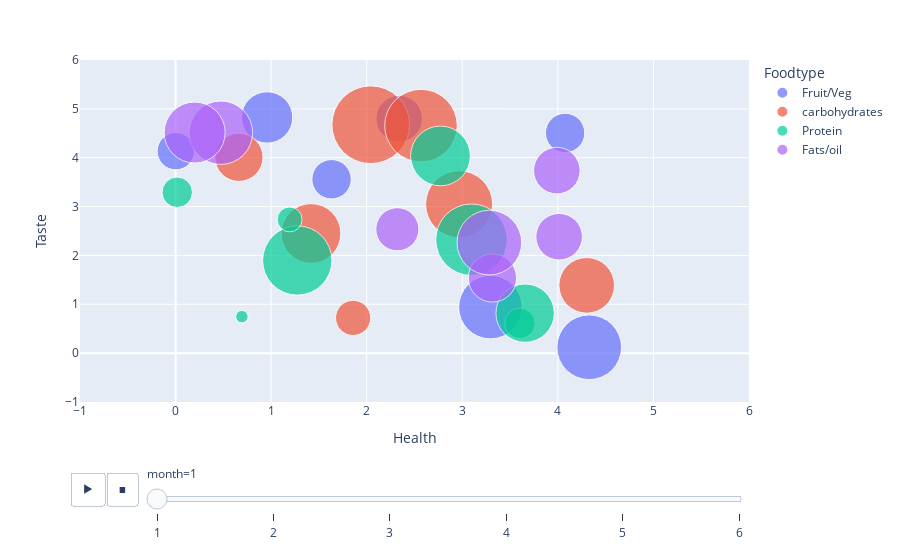

The code cell stored with this chart in its notebook:
### Code cell
import pandas as pd
import plotly.express as px
df = pd.read_csv('foodframe.csv')

fig = px.scatter(df, x="Health", y="Taste", animation_frame="month", animation_group="Name",
           size="Count", color="Foodtype", hover_name="Name",
           log_x=False, size_max=55, range_x=[-1,6], range_y=[-1,6])

fig.show()
fig.write_html("bubbleanimation.html")

### Figure 1 — Plotly figure (JSON) as saved in the notebook; plotly's stock layout.template omitted (floating-point values rounded to 4 significant figures)
{"data": [{"hovertemplate": "<b>%{hovertext}</b><br><br>Foodtype=Fruit/Veg<br>month=1<br>Health=%{x}<br>Taste=%{y}<br>Count=%{marker.size}<extra></extra>", "hovertext": ["Apple", "Carrot", "Grapes", "Brocoli", "Orange", "Leaks ", "Mango"], "ids": ["Apple", "Carrot", "Grapes", "Brocoli", "Orange", "Leaks ", "Mango"], "legendgroup": "Fruit/Veg", "marker": {"color": "#636efa", "size": [10, 17, 9, 26, 14, 10, 27], "sizemode": "area", "sizeref": 0.01289, "symbol": "circle"}, "mode": "markers", "name": "Fruit/Veg", "orientation": "v", "showlegend": true, "type": "scatter", "x": [1.632, 0.9575, 0.002472, 3.294, 2.34, 4.076, 4.328], "xaxis": "x", "y": [3.559, 4.824, 4.134, 0.9417, 4.801, 4.507, 0.1201], "yaxis": "y"}, {"hovertemplate": "<b>%{hovertext}</b><br><br>Foodtype=carbohydrates<br>month=1<br>Health=%{x}<br>Taste=%{y}<br>Count=%{marker.size}<extra></extra>", "hovertext": ["pasta", "noodles", "potato", "bread", "cereal", "rice", "Oats"], "ids": ["pasta", "noodles", "potato", "bread", "cereal", "rice", "Oats"], "legendgroup": "carbohydrates", "marker": {"color": "#EF553B", "size": [20, 39, 29, 15, 34, 8, 23], "sizemode": "area", "sizeref": 0.01289, "symbol": "circle"}, "mode": "markers", "name": "carbohydrates", "orientation": "v", "showlegend": true, "type": "scatter", "x": [4.302, 2.042, 2.967, 0.663, 2.568, 1.858, 1.417], "xaxis": "x", "y": [1.388, 4.675, 3.048, 4.008, 4.657, 0.7214, 2.45], "yaxis": "y"}, {"hovertemplate": "<b>%{hovertext}</b><br><br>Foodtype=Protein<br>month=1<br>Health=%{x}<br>Taste=%{y}<br>Count=%{marker.size}<extra></extra>", "hovertext": ["Beans", "Fried chicken", "peanuts", "Sausage", "Eggs", "Salmon", "beef", "Pork"], "ids": ["Beans", "Fried chicken", "peanuts", "Sausage", "Eggs", "Salmon", "beef", "Pork"], "legendgroup": "Protein", "marker": {"color": "#00cc96", "size": [1, 6, 22, 31, 4, 23, 6, 33], "sizemode": "area", "sizeref": 0.01289, "symbol": "circle"}, "mode": "markers", "name": "Protein", "orientation": "v", "showlegend": true, "type": "scatter", "x": [0.6941, 3.603, 3.657, 1.273, 1.194, 2.772, 0.01734, 3.097], "xaxis": "x", "y": [0.7476, 0.61, 0.8185, 1.897, 2.737, 4.036, 3.293, 2.322], "yaxis": "y"}, {"hovertemplate": "<b>%{hovertext}</b><br><br>Foodtype=Fats/oil<br>month=1<br>Health=%{x}<br>Taste=%{y}<br>Count=%{marker.size}<extra></extra>", "hovertext": ["Olive oil", "Butter", "Choclate", "Peanuts Oil", "Vegetable Oil", "Vegan butter", "Rapeseed Oil"], "ids": ["Olive oil", "Butter", "Choclate", "Peanuts Oil", "Vegetable Oil", "Vegan butter", "Rapeseed Oil"], "legendgroup": "Fats/oil", "marker": {"color": "#ab63fa", "size": [14, 12, 14, 26, 15, 24, 27], "sizemode": "area", "sizeref": 0.01289, "symbol": "circle"}, "mode": "markers", "name": "Fats/oil", "orientation": "v", "showlegend": true, "type": "scatter", "x": [4.013, 2.32, 3.99, 0.4738, 3.316, 0.1997, 3.283], "xaxis": "x", "y": [2.383, 2.536, 3.736, 4.512, 1.538, 4.515, 2.262], "yaxis": "y"}], "layout": {"legend": {"itemsizing": "constant", "title": {"text": "Foodtype"}, "tracegroupgap": 0}, "margin": {"t": 60}, "sliders": [{"active": 0, "currentvalue": {"prefix": "month="}, "len": 0.9, "pad": {"b": 10, "t": 60}, "steps": [{"args": [["1"], {"frame": {"duration": 0, "redraw": false}, "fromcurrent": true, "mode": "immediate", "transition": {"duration": 0, "easing": "linear"}}], "label": "1", "method": "animate"}, {"args": [["2"], {"frame": {"duration": 0, "redraw": false}, "fromcurrent": true, "mode": "immediate", "transition": {"duration": 0, "easing": "linear"}}], "label": "2", "method": "animate"}, {"args": [["3"], {"frame": {"duration": 0, "redraw": false}, "fromcurrent": true, "mode": "immediate", "transition": {"duration": 0, "easing": "linear"}}], "label": "3", "method": "animate"}, {"args": [["4"], {"frame": {"duration": 0, "redraw": false}, "fromcurrent": true, "mode": "immediate", "transition": {"duration": 0, "easing": "linear"}}], "label": "4", "method": "animate"}, {"args": [["5"], {"frame": {"duration": 0, "redraw": false}, "fromcurrent": true, "mode": "immediate", "transition": {"duration": 0, "easing": "linear"}}], "label": "5", "method": "animate"}, {"args": [["6"], {"frame": {"duration": 0, "redraw": false}, "fromcurrent": true, "mode": "immediate", "transition": {"duration": 0, "easing": "linear"}}], "label": "6", "method": "animate"}], "x": 0.1, "xanchor": "left", "y": 0, "yanchor": "top"}], "updatemenus": [{"buttons": [{"args": [null, {"frame": {"duration": 500, "redraw": false}, "fromcurrent": true, "mode": "immediate", "transition": {"duration": 500, "easing": "linear"}}], "label": "&#9654;", "method": "animate"}, {"args": [[null], {"frame": {"duration": 0, "redraw": false}, "fromcurrent": true, "mode": "immediate", "transition": {"duration": 0, "easing": "linear"}}], "label": "&#9724;", "method": "animate"}], "direction": "left", "pad": {"r": 10, "t": 70}, "showactive": false, "type": "buttons", "x": 0.1, "xanchor": "right", "y": 0, "yanchor": "top"}], "xaxis": {"anchor": "y", "domain": [0, 1], "range": [-1, 6], "title": {"text": "Health"}}, "yaxis": {"anchor": "x", "domain": [0, 1], "range": [-1, 6], "title": {"text": "Taste"}}}}
